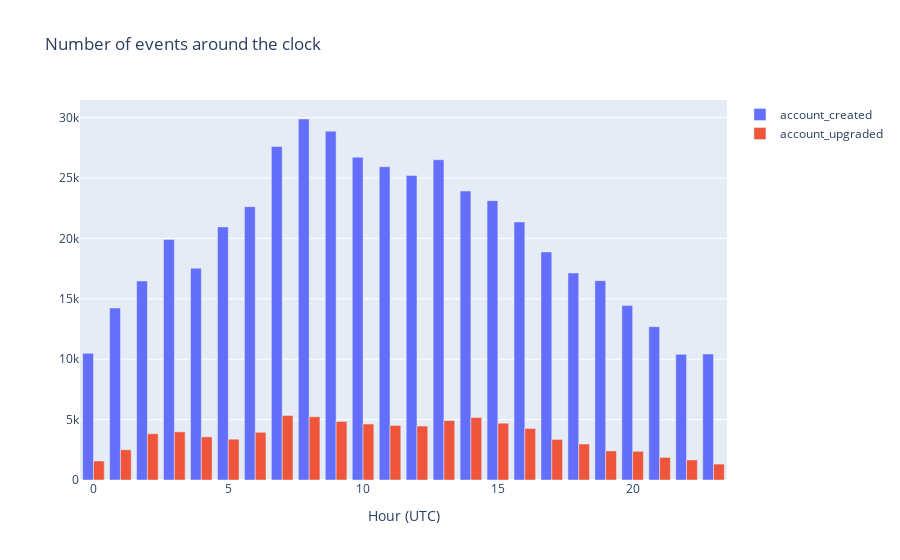

Here is the notebook cell this chart was saved with:
### Markdown cell above
### Around the clock
Not much information, just when (most) users sleep.

### Code cell
fig = go.Figure()

s = creates_data_df['datetime']
df = s.groupby(s.dt.floor('h')).size().reset_index(name='count')
_df = df.groupby([df['datetime'].dt.hour])['count'].sum().reset_index(name='count')
fig.add_trace(go.Bar(x=_df['datetime'], y=_df['count'], name='account_created'))

s = upgrades_data_df['datetime']
df = s.groupby(s.dt.floor('h')).size().reset_index(name='count')
_df = df.groupby([df['datetime'].dt.hour])['count'].sum().reset_index(name='count')
fig.add_trace(go.Bar(x=_df['datetime'], y=_df['count'], name='account_upgraded'))

fig.update_layout(title='Number of events around the clock',
                   xaxis_title='Hour (UTC)',
                   autosize=True,
    )
fig.show()

### Figure 1 — Plotly figure (JSON) as saved in the notebook; plotly's stock layout.template omitted (floating-point values rounded to 4 significant figures)
{"data": [{"name": "account_created", "type": "bar", "x": [0, 1, 2, 3, 4, 5, 6, 7, 8, 9, 10, 11, 12, 13, 14, 15, 16, 17, 18, 19, 20, 21, 22, 23], "y": [10487, 14237, 16471, 19908, 17535, 20954, 22629, 27613, 29887, 28880, 26727, 25934, 25209, 26516, 23925, 23128, 21366, 18880, 17136, 16504, 14439, 12694, 10404, 10428]}, {"name": "account_upgraded", "type": "bar", "x": [0, 1, 2, 3, 4, 5, 6, 7, 8, 9, 10, 11, 12, 13, 14, 15, 16, 17, 18, 19, 20, 21, 22, 23], "y": [1573, 2502, 3831, 3986, 3570, 3378, 3948, 5341, 5238, 4844, 4636, 4515, 4465, 4920, 5170, 4700, 4267, 3358, 2980, 2407, 2376, 1869, 1658, 1320]}], "layout": {"autosize": true, "title": {"text": "Number of events around the clock"}, "xaxis": {"title": {"text": "Hour (UTC)"}}}}
